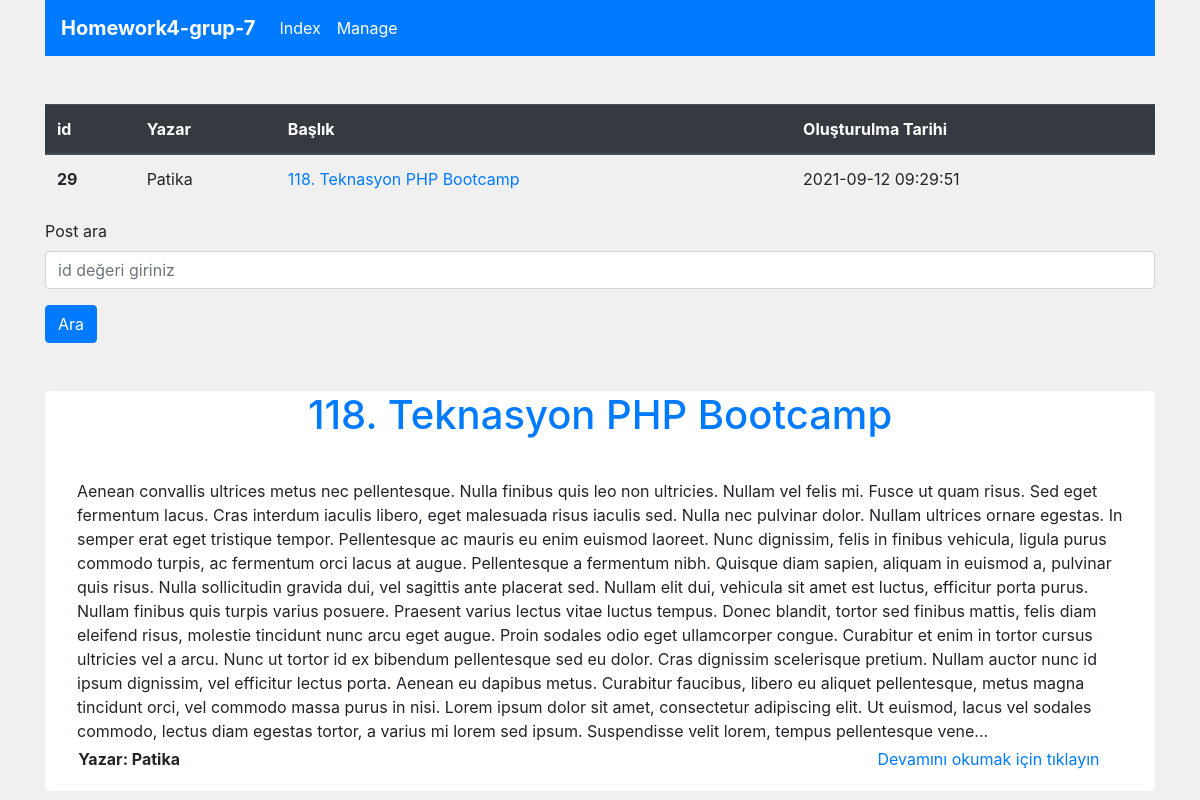
Page /index.php?post=29 on the committed database.
### tables this page shows
CREATE TABLE `posts` (
  `id` int(11) NOT NULL,
  `author` varchar(55) NOT NULL,
  `post_detail` text NOT NULL,
  `post_header` varchar(255) NOT NULL,
  `post_created` datetime NOT NULL DEFAULT current_timestamp(),
  `post_updated` datetime NOT NULL DEFAULT current_timestamp()
);

### db.class.php (called while the page is built, shortened)
<?php
class DB{
    protected string $user = "root";
    protected string $pass = "";
    protected string $db_name = "post";
    protected string $host_name ="localhost";
    public function createConn() : PDO{
        try{
            return new PDO("mysql:host=$this->host_name;dbname=$this->db_name","$this->user","$this->pass");
        }catch(PDOException $e){
            echo $e-> getMessage();
        }
    }
    public function get(string $table_name, int $id) : array{
        $conn  = $this->createConn();
        $stmt = $conn->prepare("SELECT * FROM $table_name WHERE id = $id");
        $stmt->execute();
        return $stmt->fetchAll(PDO::FETCH_ASSOC);
    }
}

### post.class.php (called while the page is built, shortened)
<?php
require "db.class.php";
class Post{
    private object $database;
    public function __construct(DB $database)
    {
        $this->database = $database;
    }
    public function postDetail(int $post_id): array{
        return $this->database->get("posts", $post_id);
    }
}

### index.php (the view, shortened to what this page needs)
<?php  require "post.class.php"; ?>
<!DOCTYPE html>
<html lang="en">
<head>
    <link rel="stylesheet" href="https://cdn.jsdelivr.net/npm/bootstrap@4.6.0/dist/css/bootstrap.min.css">
</head>
<body style = "background-color:rgb(240, 240, 240)">
<div class = "container">
<nav class="navbar navbar-expand-lg navbar-light bg-primary mb-5"  >
  <a class="navbar-brand" href="" style="color: white; font-weight:bold">Homework4-grup-7</a>
  <div class="collapse navbar-collapse" id="navbarNav">
    <ul class="navbar-nav">
      <li class="nav-item active">
        <a class="nav-link" style="color: white;" href="http://localhost/homework4-grup-7/index.php">Index <span class="sr-only">(current)</span></a>
      </li>
      <li class="nav-item active">
        <a class="nav-link" style="color: white;" href="http://localhost/homework4-grup-7/manage.php">Manage<span class="sr-only">(current)</span></a>
      </li>
    </ul>
  </div>
</nav>
    <table class="table">
    <thead class="thead-dark">
      <tr>
        <th scope="col">id</th>
        <th scope="col">Yazar</th>
        <th scope="col">Başlık</th>
        <th scope="col">Oluşturulma Tarihi</th>
      </tr>
    </thead>
    <tbody>
      <?php
      if(isset($_GET['post'])){
        $id = $_GET['post'];
        $postObj = new Post(new DB());
        $post = $postObj->postDetail($id);
        foreach($post as $post_val){
          echo "<tr>" . PHP_EOL;
          echo "<th scope ='row'>$post_val[id]</th>" . PHP_EOL;
          echo "<td>$post_val[author]</td>" . PHP_EOL;
          echo "<td><a href='http://localhost/homework4-grup7/$post_val[post_header].php'> $post_val[post_header]</a></td>" . PHP_EOL;
          echo "<td>$post_val[post_created]</td>" . PHP_EOL;
          echo "</tr> " . PHP_EOL;
      }
      }
      ?>
    </tbody>
</table>
<form action="index.php" method="GET">
<div class="form-group">
       <label for="search-post">Post ara</label>
       <input type="text" name = "post" class="form-control" placeholder="id değeri giriniz">
</div>
<button class="btn btn-primary" type="submit">Ara</button>
</form>
<div class="container p-0 mt-5">
    <?php
  if(isset($_GET['post'])){
    foreach($post as $post_val){
      echo "<div class ='post-box mt-5'>";
      echo "<div class = 'post-box-inner'>";
      echo "<h1> <a href='http://localhost/homework4-grup7/$post_val[post_header].php'>$post_val[post_header]</a></h1>";
      echo "<p>";
      echo substr($post_val['post_detail'], 0 ,1500);
      echo "...</p>";
      echo "</div>";
      echo "<div class ='post-author'>Yazar: $post_val[author]</div>";
      echo "<div class ='post-read'><a href='http://localhost/homework4-grup7/$post_val[post_header].php'>Devamını okumak için tıklayın</a></div>";
      echo "</div>";
    }
  }
    ?>
</div>
</body>
</html>

### index.php (style rules this page uses)
.post-box { width: 100%; height: 400px; background-color: white; border-radius: 5px; position: relative; }
.post-box h1 { text-align: center; }
.post-box-inner p { padding: 2em; }
.post-box-inner a { text-decoration: none; }
.post-author { position: absolute; bottom:5%; left: 3%; font-weight: bold; }
.post-read { position: absolute; bottom: 5%; right:5%; }

### rows in the picture
posts: id "29", author "Patika", post_header "118. Teknasyon PHP Bootcamp", post_created "2021-09-12 09:29:51", post_detail "Aenean convallis ultrices metus nec pellentesque. Nulla finibus quis leo non ultricies. Nullam vel felis mi. Fusce ut quam risus. Sed eget fermentum lacus. Cras interdum iaculis libero, eget malesuada risus iaculis sed. Nulla nec pulvinar dolor. Nullam ultrices ornare egestas. In semper erat eget tristique tempor. Pellentesque ac mauris eu enim euismod laoreet. Nunc dignissim, felis in finibus vehicula, ligula purus commodo turpis, ac fermentum orci lacus at augue. Pellentesque a fermentum nibh. Quisque diam sapien, aliquam in euismod a, pulvinar quis risus. Nulla sollicitudin gravida dui, vel sagittis ante placerat sed. Nullam elit dui, vehicula sit amet est luctus, efficitur porta purus.…"
